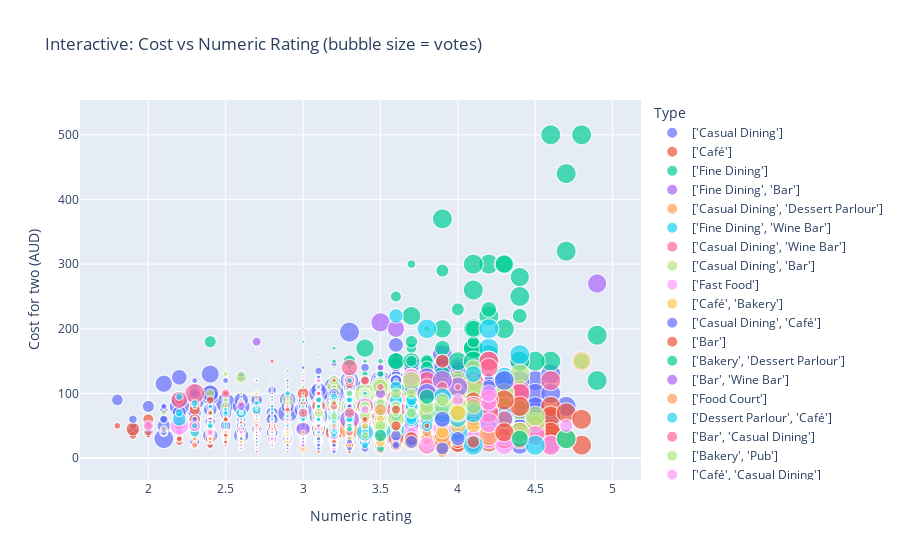

Notebook cell for this chart:
### Code cell
# Interactive Visualization Cost vs Numeric Rating (Plotly) 

import pandas as pd
import numpy as np

import plotly.express as px

# keeping the row we need
cols = [c for c in ["rating_number","cost","votes","address","subzone","type","cuisine"] if c in df.columns]
data = df[cols].dropna(subset=["rating_number","cost"]).copy()


if "votes" in data.columns:
    q95 = data["votes"].quantile(0.95)
    data["votes_capped"] = np.minimum(data["votes"], q95)
else:
    data["votes_capped"] = 10  # constant if votes column missing

# color by restaurant type if present (helps spot clusters)
color_col = "type" if "type" in data.columns else None

fig = px.scatter(
    data,
    x="rating_number",
    y="cost",
    size="votes_capped",
    color=color_col,
    hover_data=[c for c in ["address","subzone","type","cuisine","votes"] if c in data.columns],
    title="Interactive: Cost vs Numeric Rating (bubble size = votes)"
)

fig.update_layout(
    xaxis_title="Numeric rating",
    yaxis_title="Cost for two (AUD)",
    legend_title="Type" if color_col else None,
)


fig.show()
